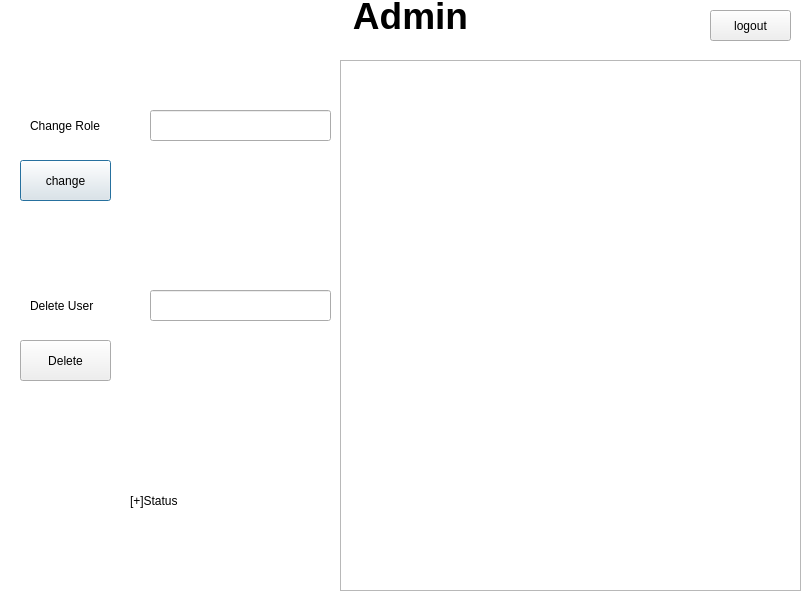
<?xml version="1.0" encoding="UTF-8"?>
<ui version="4.0">
 <class>admin</class>
 <widget class="QDialog" name="admin">
  <property name="geometry">
   <rect>
    <x>0</x>
    <y>0</y>
    <width>812</width>
    <height>616</height>
   </rect>
  </property>
  <property name="windowTitle">
   <string>Dialog</string>
  </property>
  <widget class="QTextEdit" name="textEdit">
   <property name="geometry">
    <rect>
     <x>-20</x>
     <y>-10</y>
     <width>861</width>
     <height>631</height>
    </rect>
   </property>
   <property name="html">
    <string>&lt;!DOCTYPE HTML PUBLIC &quot;-//W3C//DTD HTML 4.0//EN&quot; &quot;http://www.w3.org/TR/REC-html40/strict.dtd&quot;&gt;
&lt;html&gt;&lt;head&gt;&lt;meta name=&quot;qrichtext&quot; content=&quot;1&quot; /&gt;&lt;meta charset=&quot;utf-8&quot; /&gt;&lt;style type=&quot;text/css&quot;&gt;
p, li { white-space: pre-wrap; }
hr { height: 1px; border-width: 0; }
li.unchecked::marker { content: &quot;\2610&quot;; }
li.checked::marker { content: &quot;\2612&quot;; }
&lt;/style&gt;&lt;/head&gt;&lt;body style=&quot; font-family:'Segoe UI'; font-size:9pt; font-weight:400; font-style:normal;&quot;&gt;
&lt;p align=&quot;center&quot; style=&quot; margin-top:0px; margin-bottom:0px; margin-left:0px; margin-right:0px; -qt-block-indent:0; text-indent:0px;&quot;&gt;&lt;span style=&quot; font-size:28pt; font-weight:700;&quot;&gt;Admin&lt;/span&gt;&lt;/p&gt;
&lt;p style=&quot;-qt-paragraph-type:empty; margin-top:0px; margin-bottom:0px; margin-left:0px; margin-right:0px; -qt-block-indent:0; text-indent:0px; font-size:28pt; font-weight:700;&quot;&gt;&lt;br /&gt;&lt;/p&gt;&lt;/body&gt;&lt;/html&gt;</string>
   </property>
  </widget>
  <widget class="QTableView" name="usertable">
   <property name="geometry">
    <rect>
     <x>340</x>
     <y>60</y>
     <width>461</width>
     <height>531</height>
    </rect>
   </property>
   <property name="toolTip">
    <string notr="true"/>
   </property>
   <property name="statusTip">
    <string notr="true"/>
   </property>
   <property name="accessibleName">
    <string notr="true"/>
   </property>
   <property name="editTriggers">
    <set>QAbstractItemView::NoEditTriggers</set>
   </property>
   <property name="tabKeyNavigation">
    <bool>false</bool>
   </property>
   <property name="showDropIndicator" stdset="0">
    <bool>false</bool>
   </property>
   <property name="dragDropOverwriteMode">
    <bool>false</bool>
   </property>
   <property name="showGrid">
    <bool>false</bool>
   </property>
  </widget>
  <widget class="QPushButton" name="changerolebutton">
   <property name="geometry">
    <rect>
     <x>20</x>
     <y>160</y>
     <width>91</width>
     <height>41</height>
    </rect>
   </property>
   <property name="text">
    <string>change</string>
   </property>
  </widget>
  <widget class="QPushButton" name="deleteuserbutton">
   <property name="geometry">
    <rect>
     <x>20</x>
     <y>340</y>
     <width>91</width>
     <height>41</height>
    </rect>
   </property>
   <property name="text">
    <string>Delete</string>
   </property>
  </widget>
  <widget class="QLineEdit" name="changeusertext">
   <property name="geometry">
    <rect>
     <x>150</x>
     <y>110</y>
     <width>181</width>
     <height>31</height>
    </rect>
   </property>
  </widget>
  <widget class="QLabel" name="change">
   <property name="geometry">
    <rect>
     <x>30</x>
     <y>110</y>
     <width>71</width>
     <height>31</height>
    </rect>
   </property>
   <property name="text">
    <string>Change Role</string>
   </property>
  </widget>
  <widget class="QLabel" name="label_2">
   <property name="geometry">
    <rect>
     <x>30</x>
     <y>290</y>
     <width>71</width>
     <height>31</height>
    </rect>
   </property>
   <property name="text">
    <string>Delete User</string>
   </property>
  </widget>
  <widget class="QLineEdit" name="deleteusertext">
   <property name="geometry">
    <rect>
     <x>150</x>
     <y>290</y>
     <width>181</width>
     <height>31</height>
    </rect>
   </property>
  </widget>
  <widget class="QLabel" name="label">
   <property name="geometry">
    <rect>
     <x>130</x>
     <y>480</y>
     <width>81</width>
     <height>41</height>
    </rect>
   </property>
   <property name="text">
    <string>[+]Status</string>
   </property>
  </widget>
  <widget class="QPushButton" name="logout">
   <property name="geometry">
    <rect>
     <x>710</x>
     <y>10</y>
     <width>81</width>
     <height>31</height>
    </rect>
   </property>
   <property name="text">
    <string>logout</string>
   </property>
  </widget>
 </widget>
 <resources/>
 <connections/>
</ui>
